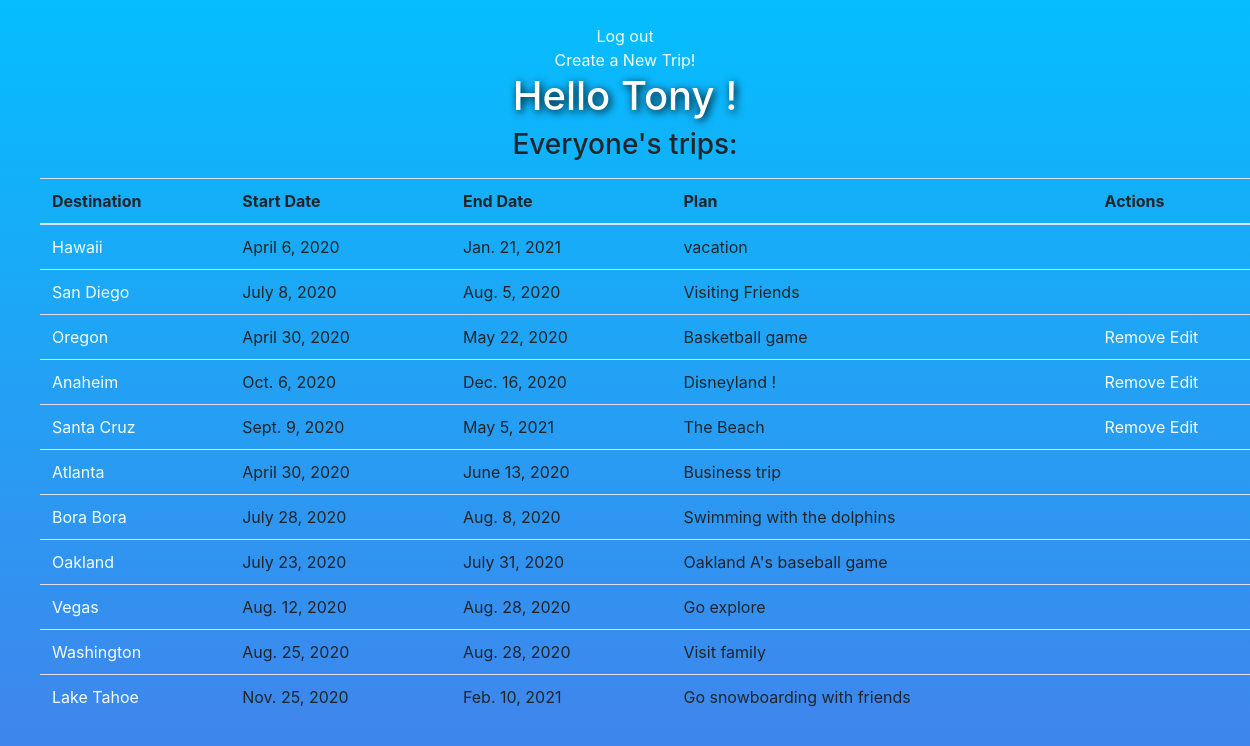
Screenshot of /dashboard (signed in) with the database file from the repository.
### main/models.py (models this page shows)
class User(models.Model):
    first_name=models.CharField(max_length=100)
    last_name=models.CharField(max_length=100)
    email=models.EmailField(max_length=100)
    password=models.CharField(max_length=100)
    created_at=models.DateTimeField(auto_now_add=True)
    updated_at=models.DateTimeField(auto_now=True)
    objects=UserManager()

class Trip(models.Model):
    destination=models.CharField(max_length=100)
    start_date=models.DateField()
    end_date=models.DateField()
    plan=models.TextField()
    created_at=models.DateTimeField(auto_now_add=True)
    updated_at=models.DateTimeField(auto_now=True)
    user=models.ForeignKey(User, on_delete=models.CASCADE) #1 user has many trips
    objects=TripManager()

### main/views.py (the view)
# urls.py: path('dashboard', views.display_dashboard_page),
def display_dashboard_page(request):
    if "user_id" not in request.session:
        messages.error(request, "You must be logged in to view that page.")
        return redirect("/")                         #will have to take in all trips // have to get a specific user which comes from the session
    context= {
        "trips":Trip.objects.all(), #COMMA!!
        "user":User.objects.get(id=request.session["user_id"])
    }
    return render(request, "dashboard_page.html",context)

### main/templates/dashboard_page.html (shortened to what this page needs)
<link rel="stylesheet" href="https://stackpath.bootstrapcdn.com/bootstrap/4.5.1/css/bootstrap.min.css">
<!DOCTYPE html>
<html lang="en">
<head>
</head>
<body>
<div class="col-xs-1" align="center">
    <br>
    <a href="/logout">Log out</a>
    <br>
    <a href="/trips/new">Create a New Trip!</a>
    <h1>Hello {{user.first_name}} !</h1>
    <h3>Everyone's trips:</h3>
    <table class="table">
        <thead>
            <tr>
                <th scope="col">Destination</th>
                <th scope="col">Start Date</th>
                <th scope="col">End Date</th>
                <th scope="col">Plan</th>
                <th scope="col">Actions</th>
            </tr>
        </thead>
        <div class="table">
        <tbody>
            {% for trip in trips %}
            <tr>
                <td><a href="/trips/{{trip.id}}">{{ trip.destination }}</a></td>
                <td>{{trip.start_date}}</td>
                <td>{{trip.end_date}}</td>
                <td>{{trip.plan}}</td>
                <td>
                    {% if user.id == trip.user.id %}
                    <a href="/trips/{{trip.id}}/destroy">Remove</a>
                    <a href="/trips/edit/{{trip.id}}">Edit</a>
                    {% endif %}
                </td>
            </tr>
            {% endfor %}
        </tbody>
    </table>
</div>
</body>
</html>

### main/templates/dashboard_page.html (style rules this page uses)
h1 { color: white; text-shadow: 2px 2px 8px #000000; }
body { background-image: linear-gradient(to top, #4481eb 0%, #04befe 100%); }
.table { margin-left: 40px; }
a { color: azure; }

### rows the page displays
User: first_name "Tony"
Trip: destination "Hawaii", start_date "April 6, 2020", end_date "Jan. 21, 2021", plan "vacation"
Trip: destination "San Diego", start_date "July 8, 2020", end_date "Aug. 5, 2020", plan "Visiting Friends"
Trip: destination "Oregon", start_date "April 30, 2020", end_date "May 22, 2020", plan "Basketball game"
Trip: destination "Anaheim", start_date "Oct. 6, 2020", end_date "Dec. 16, 2020", plan "Disneyland !"
Trip: destination "Santa Cruz", start_date "Sept. 9, 2020", end_date "May 5, 2021", plan "The Beach"
Trip: destination "Atlanta", start_date "April 30, 2020", end_date "June 13, 2020", plan "Business trip"
Trip: destination "Bora Bora", start_date "July 28, 2020", end_date "Aug. 8, 2020", plan "Swimming with the dolphins"
Trip: destination "Oakland", start_date "July 23, 2020", end_date "July 31, 2020", plan "Oakland A's baseball game"
Trip: destination "Vegas", start_date "Aug. 12, 2020", end_date "Aug. 28, 2020", plan "Go explore"
Trip: destination "Washington", start_date "Aug. 25, 2020", end_date "Aug. 28, 2020", plan "Visit family"
Trip: destination "Lake Tahoe", start_date "Nov. 25, 2020", end_date "Feb. 10, 2021", plan "Go snowboarding with friends"
